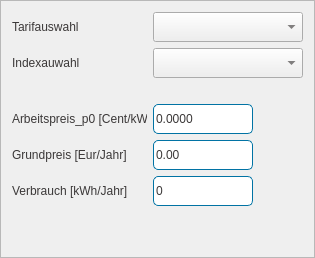
         <widget class="QFrame" name="frame_tarifauswahl">
          <property name="minimumSize">
           <size>
            <width>0</width>
            <height>0</height>
           </size>
          </property>
          <property name="maximumSize">
           <size>
            <width>400</width>
            <height>16777215</height>
           </size>
          </property>
          <property name="frameShape">
           <enum>QFrame::StyledPanel</enum>
          </property>
          <property name="frameShadow">
           <enum>QFrame::Raised</enum>
          </property>
          <layout class="QGridLayout" name="gridLayout_8">
           <item row="4" column="1">
            <widget class="QDoubleSpinBox" name="spinBox_ts_arbeitspreis_2">
             <property name="minimumSize">
              <size>
               <width>100</width>
               <height>30</height>
              </size>
             </property>
             <property name="maximumSize">
              <size>
               <width>100</width>
               <height>30</height>
              </size>
             </property>
             <property name="palette">
              <palette>
               <active>
                <colorrole role="WindowText">
                 <brush brushstyle="SolidPattern">
                  <color alpha="255">
                   <red>59</red>
                   <green>56</green>
                   <blue>56</blue>
                  </color>
                 </brush>
                </colorrole>
                <colorrole role="Button">
                 <brush brushstyle="SolidPattern">
                  <color alpha="0">
                   <red>0</red>
                   <green>0</green>
                   <blue>0</blue>
                  </color>
                 </brush>
                </colorrole>
                <colorrole role="Text">
                 <brush brushstyle="SolidPattern">
                  <color alpha="255">
                   <red>59</red>
                   <green>56</green>
                   <blue>56</blue>
                  </color>
                 </brush>
                </colorrole>
                <colorrole role="ButtonText">
                 <brush brushstyle="SolidPattern">
                  <color alpha="255">
                   <red>59</red>
                   <green>56</green>
                   <blue>56</blue>
                  </color>
                 </brush>
                </colorrole>
                <colorrole role="Base">
                 <brush brushstyle="NoBrush">
                  <color alpha="255">
                   <red>0</red>
                   <green>0</green>
                   <blue>0</blue>
                  </color>
                 </brush>
                </colorrole>
                <colorrole role="Window">
                 <brush brushstyle="SolidPattern">
                  <color alpha="0">
                   <red>0</red>
                   <green>0</green>
                   <blue>0</blue>
                  </color>
                 </brush>
                </colorrole>
               </active>
               <inactive>
                <colorrole role="WindowText">
                 <brush brushstyle="SolidPattern">
                  <color alpha="255">
                   <red>59</red>
                   <green>56</green>
                   <blue>56</blue>
                  </color>
                 </brush>
                </colorrole>
                <colorrole role="Button">
                 <brush brushstyle="SolidPattern">
                  <color alpha="0">
                   <red>0</red>
                   <green>0</green>
                   <blue>0</blue>
                  </color>
                 </brush>
                </colorrole>
                <colorrole role="Text">
                 <brush brushstyle="SolidPattern">
                  <color alpha="255">
                   <red>59</red>
                   <green>56</green>
                   <blue>56</blue>
                  </color>
                 </brush>
                </colorrole>
                <colorrole role="ButtonText">
                 <brush brushstyle="SolidPattern">
                  <color alpha="255">
                   <red>59</red>
                   <green>56</green>
                   <blue>56</blue>
                  </color>
                 </brush>
                </colorrole>
                <colorrole role="Base">
                 <brush brushstyle="NoBrush">
                  <color alpha="255">
                   <red>0</red>
                   <green>0</green>
                   <blue>0</blue>
                  </color>
                 </brush>
                </colorrole>
                <colorrole role="Window">
                 <brush brushstyle="SolidPattern">
                  <color alpha="0">
                   <red>0</red>
                   <green>0</green>
                   <blue>0</blue>
                  </color>
                 </brush>
                </colorrole>
               </inactive>
               <disabled>
                <colorrole role="WindowText">
                 <brush brushstyle="SolidPattern">
                  <color alpha="255">
                   <red>59</red>
                   <green>56</green>
                   <blue>56</blue>
                  </color>
                 </brush>
                </colorrole>
                <colorrole role="Button">
                 <brush brushstyle="SolidPattern">
                  <color alpha="0">
                   <red>0</red>
                   <green>0</green>
                   <blue>0</blue>
                  </color>
                 </brush>
                </colorrole>
                <colorrole role="Text">
                 <brush brushstyle="SolidPattern">
                  <color alpha="255">
                   <red>59</red>
                   <green>56</green>
                   <blue>56</blue>
                  </color>
                 </brush>
                </colorrole>
                <colorrole role="ButtonText">
                 <brush brushstyle="SolidPattern">
                  <color alpha="255">
                   <red>59</red>
                   <green>56</green>
                   <blue>56</blue>
                  </color>
                 </brush>
                </colorrole>
                <colorrole role="Base">
                 <brush brushstyle="NoBrush">
                  <color alpha="255">
                   <red>0</red>
                   <green>0</green>
                   <blue>0</blue>
                  </color>
                 </brush>
                </colorrole>
                <colorrole role="Window">
                 <brush brushstyle="SolidPattern">
                  <color alpha="0">
                   <red>0</red>
                   <green>0</green>
                   <blue>0</blue>
                  </color>
                 </brush>
                </colorrole>
               </disabled>
              </palette>
             </property>
             <property name="font">
              <font>
               <stylestrategy>PreferDefault</stylestrategy>
               <kerning>true</kerning>
              </font>
             </property>
             <property name="styleSheet">
              <string notr="true">QDoubleSpinBox{
	color: rgb(59,56,56);
	border: 1px solid;
	border-color:  rgb(1,115,164);
	border-radius: 5px;
}</string>
             </property>
             <property name="buttonSymbols">
              <enum>QAbstractSpinBox::NoButtons</enum>
             </property>
             <property name="decimals">
              <number>4</number>
             </property>
             <property name="maximum">
              <double>999999.989999999990687</double>
             </property>
            </widget>
           </item>
           <item row="5" column="0">
            <widget class="QLabel" name="label_ts_grundpreis_2">
             <property name="maximumSize">
              <size>
               <width>135</width>
               <height>16777215</height>
              </size>
             </property>
             <property name="text">
              <string>&lt;html&gt;&lt;head/&gt;&lt;body&gt;&lt;p&gt;&lt;span style=&quot; color:#3b3838;&quot;&gt;Grundpreis		 [Eur/Jahr]&lt;/span&gt;&lt;/p&gt;&lt;/body&gt;&lt;/html&gt;</string>
             </property>
            </widget>
           </item>
           <item row="5" column="1">
            <widget class="QDoubleSpinBox" name="spinBox_ts_grundpreis_2">
             <property name="minimumSize">
              <size>
               <width>100</width>
               <height>30</height>
              </size>
             </property>
             <property name="maximumSize">
              <size>
               <width>100</width>
               <height>30</height>
              </size>
             </property>
             <property name="styleSheet">
              <string notr="true">QDoubleSpinBox{
	color: rgb(59,56,56);
	border: 1px solid;
	border-color: rgb(1,115,164);
	border-radius: 5px;
}</string>
             </property>
             <property name="buttonSymbols">
              <enum>QAbstractSpinBox::NoButtons</enum>
             </property>
             <property name="decimals">
              <number>2</number>
             </property>
             <property name="maximum">
              <double>999999.989999999990687</double>
             </property>
            </widget>
           </item>
           <item row="0" column="0">
            <widget class="QLabel" name="label_ts_tarifauswahl_2">
             <property name="minimumSize">
              <size>
               <width>0</width>
               <height>0</height>
              </size>
             </property>
             <property name="maximumSize">
              <size>
               <width>135</width>
               <height>16777215</height>
              </size>
             </property>
             <property name="palette">
              <palette>
               <active>
                <colorrole role="WindowText">
                 <brush brushstyle="SolidPattern">
                  <color alpha="255">
                   <red>0</red>
                   <green>0</green>
                   <blue>0</blue>
                  </color>
                 </brush>
                </colorrole>
                <colorrole role="Button">
                 <brush brushstyle="SolidPattern">
                  <color alpha="0">
                   <red>0</red>
                   <green>0</green>
                   <blue>0</blue>
                  </color>
                 </brush>
                </colorrole>
                <colorrole role="Text">
                 <brush brushstyle="SolidPattern">
                  <color alpha="255">
                   <red>0</red>
                   <green>0</green>
                   <blue>0</blue>
                  </color>
                 </brush>
                </colorrole>
                <colorrole role="ButtonText">
                 <brush brushstyle="SolidPattern">
                  <color alpha="255">
                   <red>0</red>
                   <green>0</green>
                   <blue>0</blue>
                  </color>
                 </brush>
                </colorrole>
                <colorrole role="Base">
                 <brush brushstyle="SolidPattern">
                  <color alpha="0">
                   <red>0</red>
                   <green>0</green>
                   <blue>0</blue>
                  </color>
                 </brush>
                </colorrole>
                <colorrole role="Window">
                 <brush brushstyle="SolidPattern">
                  <color alpha="0">
                   <red>0</red>
                   <green>0</green>
                   <blue>0</blue>
                  </color>
                 </brush>
                </colorrole>
               </active>
               <inactive>
                <colorrole role="WindowText">
                 <brush brushstyle="SolidPattern">
                  <color alpha="255">
                   <red>0</red>
                   <green>0</green>
                   <blue>0</blue>
                  </color>
                 </brush>
                </colorrole>
                <colorrole role="Button">
                 <brush brushstyle="SolidPattern">
                  <color alpha="0">
                   <red>0</red>
                   <green>0</green>
                   <blue>0</blue>
                  </color>
                 </brush>
                </colorrole>
                <colorrole role="Text">
                 <brush brushstyle="SolidPattern">
                  <color alpha="255">
                   <red>0</red>
                   <green>0</green>
                   <blue>0</blue>
                  </color>
                 </brush>
                </colorrole>
                <colorrole role="ButtonText">
                 <brush brushstyle="SolidPattern">
                  <color alpha="255">
                   <red>0</red>
                   <green>0</green>
                   <blue>0</blue>
                  </color>
                 </brush>
                </colorrole>
                <colorrole role="Base">
                 <brush brushstyle="SolidPattern">
                  <color alpha="0">
                   <red>0</red>
                   <green>0</green>
                   <blue>0</blue>
                  </color>
                 </brush>
                </colorrole>
                <colorrole role="Window">
                 <brush brushstyle="SolidPattern">
                  <color alpha="0">
                   <red>0</red>
                   <green>0</green>
                   <blue>0</blue>
                  </color>
                 </brush>
                </colorrole>
               </inactive>
               <disabled>
                <colorrole role="WindowText">
                 <brush brushstyle="SolidPattern">
                  <color alpha="255">
                   <red>0</red>
                   <green>0</green>
                   <blue>0</blue>
                  </color>
                 </brush>
                </colorrole>
                <colorrole role="Button">
                 <brush brushstyle="SolidPattern">
                  <color alpha="0">
                   <red>0</red>
                   <green>0</green>
                   <blue>0</blue>
                  </color>
                 </brush>
                </colorrole>
                <colorrole role="Text">
                 <brush brushstyle="SolidPattern">
                  <color alpha="255">
                   <red>0</red>
                   <green>0</green>
                   <blue>0</blue>
                  </color>
                 </brush>
                </colorrole>
                <colorrole role="ButtonText">
                 <brush brushstyle="SolidPattern">
                  <color alpha="255">
                   <red>0</red>
                   <green>0</green>
                   <blue>0</blue>
                  </color>
                 </brush>
                </colorrole>
                <colorrole role="Base">
                 <brush brushstyle="SolidPattern">
                  <color alpha="0">
                   <red>0</red>
                   <green>0</green>
                   <blue>0</blue>
                  </color>
                 </brush>
                </colorrole>
                <colorrole role="Window">
                 <brush brushstyle="SolidPattern">
                  <color alpha="0">
                   <red>0</red>
                   <green>0</green>
                   <blue>0</blue>
                  </color>
                 </brush>
                </colorrole>
               </disabled>
              </palette>
             </property>
             <property name="text">
              <string>&lt;html&gt;&lt;head/&gt;&lt;body&gt;&lt;p&gt;&lt;span style=&quot; color:#3b3838;&quot;&gt;Tarifauswahl&lt;/span&gt;&lt;/p&gt;&lt;/body&gt;&lt;/html&gt;</string>
             </property>
            </widget>
           </item>
           <item row="1" column="0">
            <widget class="QLabel" name="label_ts_indexauswahl_2">
             <property name="minimumSize">
              <size>
               <width>0</width>
               <height>0</height>
              </size>
             </property>
             <property name="maximumSize">
              <size>
               <width>135</width>
               <height>16777215</height>
              </size>
             </property>
             <property name="styleSheet">
              <string notr="true">	color: rgb(59,56,56);</string>
             </property>
             <property name="text">
              <string>Indexauwahl</string>
             </property>
            </widget>
           </item>
           <item row="2" column="0">
            <spacer name="verticalSpacer_ts_2">
             <property name="orientation">
              <enum>Qt::Vertical</enum>
             </property>
             <property name="sizeType">
              <enum>QSizePolicy::Fixed</enum>
             </property>
             <property name="sizeHint" stdset="0">
              <size>
               <width>20</width>
               <height>20</height>
              </size>
             </property>
            </spacer>
           </item>
           <item row="4" column="0">
            <widget class="QLabel" name="label_ts_arbeitspreis_2">
             <property name="maximumSize">
              <size>
               <width>135</width>
               <height>16777215</height>
              </size>
             </property>
             <property name="text">
              <string>&lt;html&gt;&lt;head/&gt;&lt;body&gt;&lt;p&gt;&lt;span style=&quot; color:#3b3838;&quot;&gt;Arbeitspreis_p0 [Cent/kWh]&lt;/span&gt;&lt;/p&gt;&lt;/body&gt;&lt;/html&gt;</string>
             </property>
            </widget>
           </item>
           <item row="0" column="1">
            <widget class="QComboBox" name="comboBox_ts_tarifauswahl">
             <property name="minimumSize">
              <size>
               <width>150</width>
               <height>30</height>
              </size>
             </property>
             <property name="maximumSize">
              <size>
               <width>300</width>
               <height>30</height>
              </size>
             </property>
             <property name="styleSheet">
              <string notr="true">QComboBox {
	background-position: left;
	border-color: rgb(1,115,164);
	color: rgb(59,56,56);
}
QListView {
	background-color: white;
	color: rgb(59,56,56);
}
</string>
             </property>
            </widget>
           </item>
           <item row="1" column="1">
            <widget class="QComboBox" name="comboBox_ts_indexauswahl_2">
             <property name="minimumSize">
              <size>
               <width>150</width>
               <height>30</height>
              </size>
             </property>
             <property name="maximumSize">
              <size>
               <width>300</width>
               <height>30</height>
              </size>
             </property>
             <property name="sizeIncrement">
              <size>
               <width>300</width>
               <height>0</height>
              </size>
             </property>
             <property name="styleSheet">
              <string notr="true">QComboBox {
	background-position: left;
	border-color: rgb(1,115,164);
	color: rgb(59,56,56);
}
QListView {
	background-color: white;
	color: rgb(59,56,56);
}
</string>
             </property>
            </widget>
           </item>
           <item row="6" column="0">
            <widget class="QLabel" name="label_ts_verbrauch_2">
             <property name="maximumSize">
              <size>
               <width>135</width>
               <height>16777215</height>
              </size>
             </property>
             <property name="text">
              <string>&lt;html&gt;&lt;head/&gt;&lt;body&gt;&lt;p&gt;&lt;span style=&quot; color:#3b3838;&quot;&gt;Verbrauch [kWh/Jahr]&lt;/span&gt;&lt;/p&gt;&lt;/body&gt;&lt;/html&gt;</string>
             </property>
            </widget>
           </item>
           <item row="7" column="0">
            <spacer name="verticalSpacer_2">
             <property name="orientation">
              <enum>Qt::Vertical</enum>
             </property>
             <property name="sizeHint" stdset="0">
              <size>
               <width>20</width>
               <height>40</height>
              </size>
             </property>
            </spacer>
           </item>
           <item row="6" column="1">
            <widget class="QSpinBox" name="spinBox_ts_verbrauch_2">
             <property name="minimumSize">
              <size>
               <width>100</width>
               <height>30</height>
              </size>
             </property>
             <property name="maximumSize">
              <size>
               <width>100</width>
               <height>30</height>
              </size>
             </property>
             <property name="styleSheet">
              <string notr="true">QSpinBox{
	color: rgb(59,56,56);
	border: 1px solid;
	border-color:  rgb(1,115,164);
	border-radius: 5px;
}</string>
             </property>
             <property name="buttonSymbols">
              <enum>QAbstractSpinBox::NoButtons</enum>
             </property>
             <property name="maximum">
              <number>999999</number>
             </property>
            </widget>
           </item>
          </layout>
         </widget>
